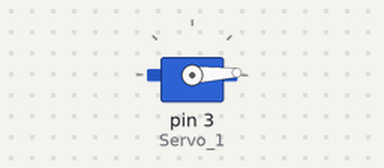
This sketch was run on a simulated Arduino Uno, built with avr-gcc and run on an emulated ATmega328P. Shown: servo.

Above: at 0.05 s.
At 1.45 s:
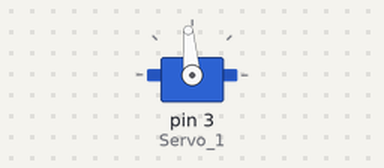
At 2.85 s:
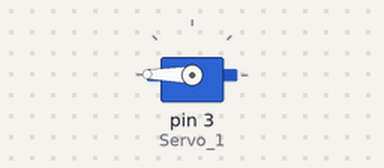
At 5.7 s:
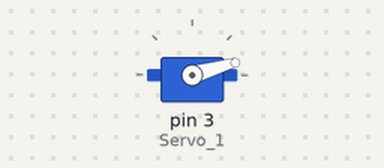
Timing chart, 0 to 8.4 s (numbered marks = the images above):
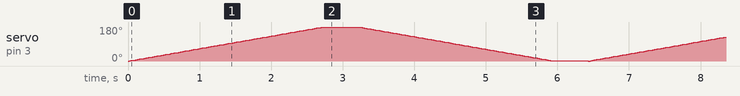

The sketch:

Servo.ino
```cpp
#include <Servo.h>

Servo Servo_1;
int Angulo;

void setup()
{
   Servo_1.attach(3);

}

void loop()
{
   for (Angulo=0;Angulo<180;Angulo+=1)
     {
       Servo_1.write(Angulo);
       delay(15);
     }
     delay(500);
        for(Angulo=180;Angulo>=1;Angulo-=1)
          {
            Servo_1.write(Angulo);
            delay(15);
          }

delay(500);
}
```
